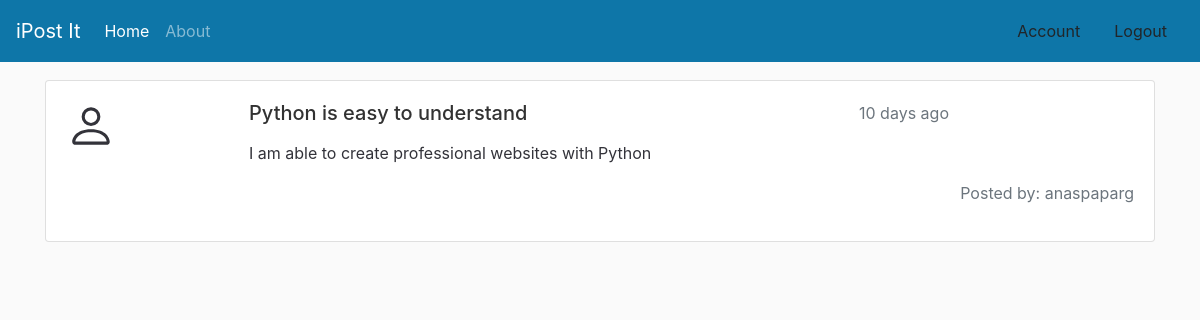
Page /single_post_it/2/ (signed in) on the committed database.
### post/models.py (models this page shows, shortened)
class PostIt(models.Model):
    post_title = models.CharField(max_length=100)
    post_body = models.TextField(max_length=300)
    posted_date = models.DateTimeField(default=timezone.now)
    posted_by = models.ForeignKey(User, on_delete=models.CASCADE)
    def time_published(self):
        time_difference = timezone.now() - self.posted_date
        if time_difference.days == 0 and 0 <= time_difference.seconds < 60:
            seconds = time_difference.seconds
            if seconds == 1:
                return f'{str(seconds)} second ago'
            else:
                return f'{str(seconds)} seconds ago'
        if time_difference.days == 0 and 60 <= time_difference.seconds < 3600:
            minutes = math.floor(time_difference.seconds / 60)
            if minutes == 1:
                return f'{str(minutes)} minute ago'
            else:
                return f'{str(minutes)} minutes ago'
        if time_difference.days == 0 and 3600 <= time_difference.seconds < 86400:
            hours = math.floor(time_difference.seconds / 3600)
            if hours == 1:
                return f'{str(hours)} hour ago'
            else:
                return f'{str(hours)} hours ago'
        if 1 <= time_difference.days < 30:
            days = time_difference.days
            if days == 1:
                return f'{str(days)} day ago'
            else:
                return f'{str(days)} days ago'

### post/views.py (the view)
# urls.py: path("single_post_it/<int:post_it_id>/", views.single_post_it, name='single_post_it'),
@login_required()
def single_post_it(request, post_it_id, update=None):
    data = PostIt.objects.get(id=post_it_id)
    update_screen = True if update == 'update' else False
    if request.method == 'POST':
        form = PostItForm(request.POST)
        if form.is_valid():
            data.post_title = form.instance.post_title
            data.post_body = form.instance.post_body
            data.save()
            return redirect('post-home')
    else:
        form_data = {'post-title': data.post_title, 'post_body': data.post_body}
        form = PostItForm(initial=form_data)
    context = {
        'post_it': PostIt.objects.get(id=post_it_id),
        'update': update_screen,
        'form': form
    }
    return render(request, 'post/single-postit.html', context)

### post/templates/post/single-postit.html (shortened to what this page needs)
{% extends "post/main.html" %}
{% load crispy_forms_tags %}
{% block content %}
<div class="container">
    <div class="card mb-4">
{% if not update or post_it.posted_by.id != user.id %}
        <div class="card-body">
            <div>
                <div class="row">
                    <div class="col-2">
                    </div>
                    <div class="col-10">
                        <div class="row">
                            <div class="col">
                                <h5 class="card-title">{{post_it.post_title}}</h5>
                            </div>
                            <div class="col-4">
                                <p class="text-muted">{{post_it.time_published}}</p>
                            </div>
                        </div>
                        <p class="card-text">
                            {{post_it.post_body}}
                        </p>
                    </div>
                </div>
                <div class="mt-3">
                    <div class="d-flex justify-content-end">
                        <p class="text-secondary">Posted by: {{post_it.posted_by}}</p>
                    </div>
                </div>
            </div>
        </div>
        {% endif %}
    </div>
</div>
{% endblock content %}

### post/static/post/css/base.css (style rules this page uses)
body { background: #fafafa; color: #33333a; margin-top: 5rem; }
h1, h2, h3, h4, h5, h6 { color: #323232; }

### rows in the picture
PostIt: post_title "Python is easy to understand", time_published "10 days ago", post_body "I am able to create professional websites with Python", posted_by "anaspaparg"
